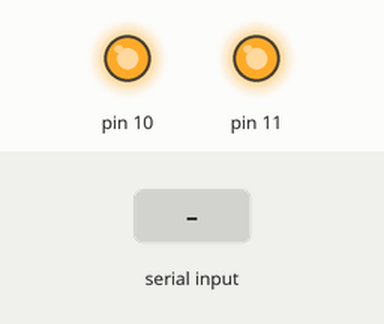
Recording of a program running on a simulated Arduino Mega 2560, built with avr-gcc and run on an emulated ATmega2560. On the bench: output pins drawn as LEDs (lit = HIGH). The test bench sets the inputs (shaded band). What the program prints to the serial monitor is not drawn.

Above: at 1.2 s.
1.3 s: byte 99 (99) received over Serial
At 3.3 s:
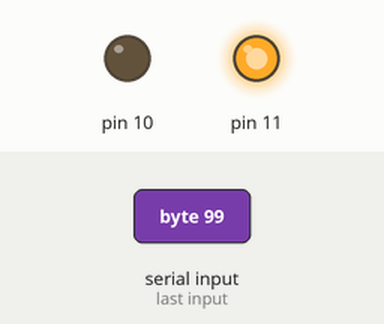
4.3 s: byte 122 (122) received over Serial
At 4.65 s:
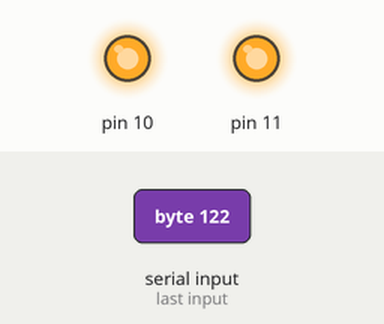
Timing chart, 0 to 7.3 s (numbered marks = the images above; inputs shaded):
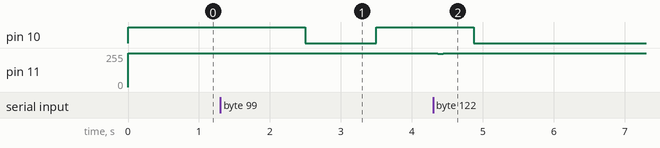

The program:

main.cpp
```cpp
#include <Arduino.h>

class Stepper
{
  public:
    Stepper(uint8_t step, uint8_t dir, int steps_rev);
    ~Stepper();

    enum direction
    {
      forward = HIGH,
      reverse = LOW
    };

    void goto_angle_pos_abs(float pos);
    void goto_angle_pos_rel(float pos);
    void goto_angle_pos_abs_direct(float pos);
    void goto_angle_pos_rel_direct(float pos);
    float get_pos();
    void set_pos(int offset = 0);
    void set_rpm(float rpm_val);
    void set_gear_ratio(float ratio_val);
    void print_info();
    void run();
    void clear_steps();
    int get_remaining();

    bool continuous_stepping = false;

  private:
    void intialize();
    void calculate_step_time();
    void calculate_angular_position();
    void calculate_step_angle_factor();
    int do_steps(int steps_to_do);
    int do_steps_direct(int steps_to_do);
    void do_step();
    void set_dir();
    void set_dir_from_steps(int steps_to_do);
    int current_pos_steps;
    float current_pos_angle;
    uint8_t step_pin;
    uint8_t dir_pin;
    int steps_per_rev;
    unsigned long step_time;
    unsigned long step_time_last;
    float rpm;
    float ratio;
    float step_angle_factor;
    int remaining_steps = 0;
    direction dir;

};

Stepper::Stepper(uint8_t step, uint8_t dir, int steps_rev)
{
  step_pin = step;
  dir_pin = dir;
  steps_per_rev = steps_rev;

  set_rpm(60);
  set_gear_ratio(1);
  calculate_step_angle_factor();
  intialize();
}

float Stepper::get_pos()

{
  return current_pos_angle;
}

void Stepper::set_pos(int offset)

{
  current_pos_steps = offset;
  calculate_angular_position();
}

void Stepper::set_dir()
{
  bool dir_changed = false;
  if((rpm > 0 ? forward : reverse) != dir)
    dir_changed = true;
  dir = rpm > 0 ? forward : reverse;
  if(dir_changed)
    digitalWrite(dir_pin, dir);
  if(dir_changed)
    Serial.print("Dir changed");
}

void Stepper::set_dir_from_steps(int steps_to_do)
{
  bool dir_changed = false;
  if((steps_to_do > 0 ? forward : reverse) != dir)
    dir_changed = true;
  dir = steps_to_do > 0 ? forward : reverse;
  if(dir_changed)
    digitalWrite(dir_pin, dir);
}

void Stepper::intialize()
{
  pinMode(step_pin, OUTPUT);
  pinMode(dir_pin, OUTPUT);

  digitalWrite(dir_pin, forward);
  digitalWrite(step_pin, HIGH);

  current_pos_steps = 0;
  current_pos_angle = 0;
}

int Stepper::get_remaining()
{
  return remaining_steps;
}

void Stepper::set_rpm(float rpm_val)
{
  rpm = rpm_val;
  calculate_step_time();
  if(continuous_stepping)
    set_dir();
}

void Stepper::set_gear_ratio(float ratio_val)
{
  if(ratio_val > 0.0f)
    ratio = ratio_val;
  calculate_step_time();
  calculate_step_angle_factor();
}

void Stepper::calculate_step_time()
{
  //float step_time_seconds = 60 / (2 * rpm * ratio * steps_per_rev);
  float step_time_seconds = ((21600.0f / (abs(rpm))) - 2.88e-3f * ratio * static_cast<float>(steps_per_rev)) / (360.0f * static_cast<float>(steps_per_rev) * ratio);
  step_time = static_cast<unsigned long>(1e6f * step_time_seconds);
}

void Stepper::calculate_angular_position()
{
  current_pos_angle = static_cast<float>(current_pos_steps) * step_angle_factor;
}

void Stepper::calculate_step_angle_factor()
{
  float temp = static_cast<float>(steps_per_rev) * ratio;
  step_angle_factor = 360.0f / temp;
}

int Stepper::do_steps(int steps_to_do)
{
  int steps = abs(steps_to_do);
  if(continuous_stepping)
    set_dir();
  else
    set_dir_from_steps(steps_to_do);
  remaining_steps += steps;
  return steps_to_do;
}

int Stepper::do_steps_direct(int steps_to_do)
{
  int ret = do_steps(steps_to_do);
  while (get_remaining() != 0)
  {
    run();
  }
  return ret;
}

void Stepper::clear_steps()
{
  remaining_steps = 0;
}

void Stepper::do_step()
{
  digitalWrite(step_pin, LOW);
  delayMicroseconds(8);
  digitalWrite(step_pin, HIGH);
}

void Stepper::goto_angle_pos_rel(float pos)
{
  int steps_to_go = static_cast<int>(pos / step_angle_factor);
  do_steps(steps_to_go);
}

void Stepper::goto_angle_pos_abs(float pos)
{
  int steps_to_go = static_cast<int>(pos / step_angle_factor) - current_pos_steps;
  do_steps(steps_to_go);
}

void Stepper::goto_angle_pos_rel_direct(float pos)
{
  int steps_to_go = static_cast<int>(pos / step_angle_factor);
  do_steps_direct(steps_to_go);
}

void Stepper::goto_angle_pos_abs_direct(float pos)
{
  int steps_to_go = static_cast<int>(pos / step_angle_factor) - current_pos_steps;
  do_steps_direct(steps_to_go);
}

void Stepper::run()
{
  //if((micros() - step_time_last) >= step_time)
  if((remaining_steps > 0 || continuous_stepping) && (micros() - step_time_last) >= step_time)
  {
  do_step();
  remaining_steps--;
  step_time_last = micros();
  if(dir == forward)
    current_pos_steps++;
  else
    current_pos_steps--;
  calculate_angular_position();
  }
}

void Stepper::print_info()

{
  Serial.print("Step pin: ");
  Serial.println(step_pin);
  Serial.print("Dir  pin: ");
  Serial.println(dir_pin);
  Serial.print("Step angle factor: ");
  Serial.println(step_angle_factor);
  Serial.print("Step time: ");
  Serial.println(step_time);
  Serial.print("Steps per rev: ");
  Serial.println(steps_per_rev);
  Serial.print("Ratio: ");
  Serial.println(ratio);
  Serial.print("RPM: ");
  Serial.println(rpm);
  Serial.print("Curr Pos Angle: ");
  Serial.println(current_pos_angle);
  Serial.print("Curr Pos Steps: ");
  Serial.println(current_pos_steps);
  Serial.println();
}

#define STEP 11 // PB5 - 11
#define DIR 10 // PB4 - 10
#define RATIO 5

enum motorMotionType
{
  LINEAR,
  SINUSOIDAL
};

int incoming_byte = 0;
bool motor_running = false;
float period = 2.0;
float max_val = 25.0;
int steps_rev = 400;
int manual_movement_size = 10;
uint8_t ser_buffer;

Stepper* motor;

motorMotionType motion = SINUSOIDAL;

void setup()
{
  Serial.begin(1000000);
  motor = new Stepper(STEP, DIR, steps_rev);
  motor->set_gear_ratio(RATIO);
  motor->set_rpm(200);
}

void handleSerial()
{
  if(ser_buffer == 99)  // Turn on motor
    motor_running = true;

  if (ser_buffer == 100) // Turn off motor
    motor_running = false;

  if(ser_buffer == 98) // Set max angle
  {
    float temp = Serial.parseFloat();
    max_val = temp;
  }

  if(ser_buffer == 97) // Set period
    period = Serial.parseFloat();

  if(ser_buffer == 101) //Go forward
  {
    motor->set_rpm(60);
    motor->goto_angle_pos_rel_direct(manual_movement_size);
  }

  if(ser_buffer == 102) //Go backwards
  {
    motor->set_rpm(60);
    motor->goto_angle_pos_rel_direct(-manual_movement_size);
  }

  if(ser_buffer == 103) //Set manual step size
    manual_movement_size = Serial.parseFloat();

  if (ser_buffer == 121)  //Set sinusoidal motion
  {
    motion = SINUSOIDAL;
    motor->clear_steps();
  }

  if (ser_buffer == 122)  //Set Linear Ramp Motion
  {
    motion = LINEAR;
    motor->clear_steps();
    motor->set_rpm(60);
    motor->set_pos(0);
    Serial.println(motor->get_pos());
    motor->goto_angle_pos_abs_direct(-max_val);
    Serial.println(motor->get_pos());
  }

  if (ser_buffer == 120) // Goto Position
  {
    motor->clear_steps();
    motor->set_rpm(60);
    motor->goto_angle_pos_abs_direct(Serial.parseFloat());
    motor_running = false;
  }


  motor->clear_steps();
  delay(500);

}

void readSerial()
{
  if(Serial.available() > 0)
  {
    ser_buffer = Serial.read();
    if(ser_buffer != 10) //Linefeed
      handleSerial();
  }
}


void loop()
{
  readSerial();
  if(motor_running)
  {
    if(motion == SINUSOIDAL)
    //if(motor->get_remaining() == 0 && motion == SINUSOIDAL)
    {
      motor->continuous_stepping = true;
      float iterator = micros() / 1e6;
      //float pos = max_val * sin(((2 * PI) / period) * iterator);
      float rpm = ((2 * PI * max_val) / period) * cos(((2 * PI) / period) * iterator);
      motor->set_rpm(rpm);
      //motor->goto_angle_pos_abs(pos);
    }

    if (motor->get_remaining() == 0 && motion == LINEAR)
    {
      motor->continuous_stepping = false;
      motor->set_rpm((2 * max_val)/(6 * period));
      motor->goto_angle_pos_abs(max_val);

    }
    if (abs(motor->get_pos()) > abs(max_val) && motion == LINEAR)
    {
      motor_running = false;
    }

    Serial.println(motor->get_pos());
    motor->run();
  }
}
```

Measured:
- after the input at 1.3 s, pin 10: HIGH → LOW after 1.2 s, → HIGH 1.0 s later
- after the input at 4.3 s, pin 11: 255/255 → 249/255 after 0.06 s, → 255/255 0.08 s later
